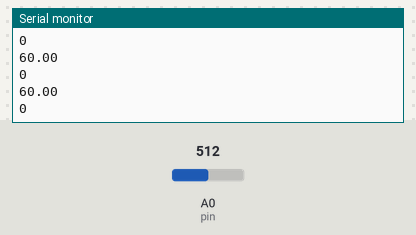
Bench run of a sketch on a simulated ESP8266 (NodeMCU). On the bench: the last lines printed to the serial monitor. Inputs (shaded band) come from the test bench; at power-on: A0 (pin) = 512. WiFi joins after 1.5 s; servers stay silent unless stated.

Above: at 2.7 s.
2.8 s: A0 (pin) set to 716
At 3.14 s:
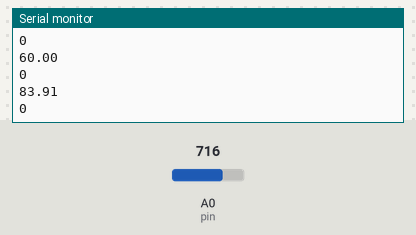
4.3 s: A0 (pin) set to 900
At 4.64 s:
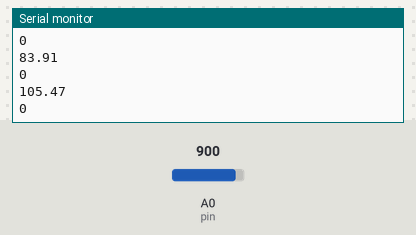
Timing chart, 0 to 7.3 s (numbered marks = the images above; inputs shaded):
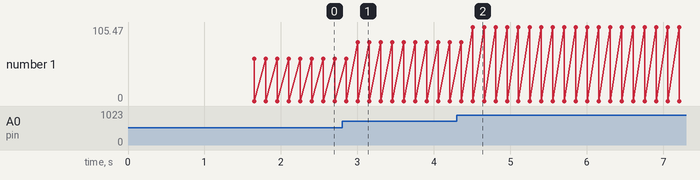

The sketch:

fire_base_pulse_monitering_system.ino
```cpp
#include <ESP8266WiFi.h>
#include<FirebaseArduino.h>
#define FIREBASE_HOST "pulsemonitering1sytem.firebaseio.com"                     //Your Firebase Project URL goes here without "http:" , "\" and "/"
//#define FIREBASE_AUTH "AIzaSyCPSUngs1azqz8lOfQJQD7rQ0kTLl2pKH0"
#define WIFI_SSID "rpi11"                                               //your WiFi SSID for which yout NodeMCU connects
#define WIFI_PASSWORD "JB450000"                                      //Password of your wifi network

int pin=A0;
//int val4;

void setup()
{
  Serial.begin(115200);                                                   // Select the same baud rate if you want to see the datas on Serial Monitor

  pinMode(pin,INPUT);


  WiFi.begin(WIFI_SSID,WIFI_PASSWORD);
  Serial.print("connecting");
  while (WiFi.status()!=WL_CONNECTED){
    Serial.print(".");
    delay(500);
  }
  Serial.println();
  Serial.print("connected:");
  Serial.println(WiFi.localIP());

  Firebase.begin(FIREBASE_HOST); //Firebase.begin(FIREBASE_HOST, FIREBASE_AUTH);


}

void loop()
{
    int pulse = analogRead(pin);
    float BMP=pulse/1024.0 *120.0;
    Firebase.setString("BMP", String(int(BMP)));
    Serial.println(BMP);
    Serial.println(Firebase.failed());
//    delay(1000);
}
```

Measured:
- after the input at 2.8 s, the serial monitor: prints a new line after 0.21 s (image 1)
- after the input at 4.3 s, the serial monitor: prints a new line after 0.21 s (image 2)
